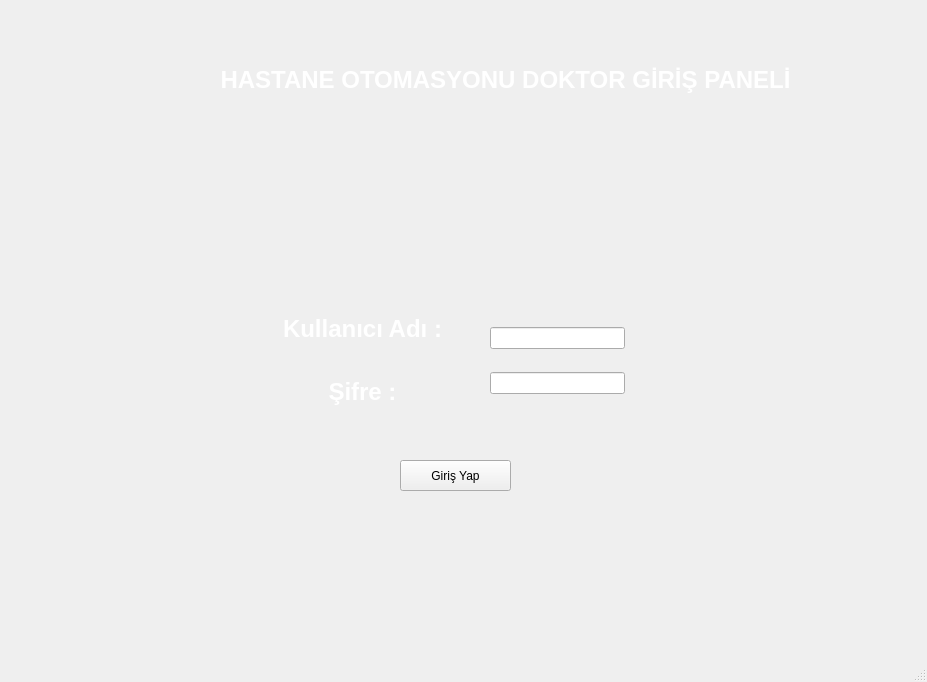
<?xml version="1.0" encoding="UTF-8"?>
<ui version="4.0">
 <class>MainWindow</class>
 <widget class="QMainWindow" name="MainWindow">
  <property name="geometry">
   <rect>
    <x>0</x>
    <y>0</y>
    <width>927</width>
    <height>682</height>
   </rect>
  </property>
  <property name="windowTitle">
   <string>MainWindow</string>
  </property>
  <widget class="QWidget" name="centralwidget">
   <widget class="QLabel" name="label">
    <property name="geometry">
     <rect>
      <x>0</x>
      <y>-30</y>
      <width>931</width>
      <height>701</height>
     </rect>
    </property>
    <property name="text">
     <string/>
    </property>
    <property name="pixmap">
     <pixmap>5c4bd40a58fe131cf068arkaplan2.png</pixmap>
    </property>
    <property name="scaledContents">
     <bool>true</bool>
    </property>
   </widget>
   <widget class="QLabel" name="label_2">
    <property name="geometry">
     <rect>
      <x>40</x>
      <y>30</y>
      <width>131</width>
      <height>111</height>
     </rect>
    </property>
    <property name="text">
     <string/>
    </property>
    <property name="pixmap">
     <pixmap>20200316220122!Saglikbakanligi_logo (2).png</pixmap>
    </property>
    <property name="scaledContents">
     <bool>true</bool>
    </property>
   </widget>
   <widget class="QLabel" name="label_3">
    <property name="geometry">
     <rect>
      <x>180</x>
      <y>60</y>
      <width>651</width>
      <height>41</height>
     </rect>
    </property>
    <property name="text">
     <string>&lt;html&gt;&lt;head/&gt;&lt;body&gt;&lt;p align=&quot;center&quot;&gt;&lt;span style=&quot; font-size:18pt; font-weight:600; color:#ffffff;&quot;&gt;HASTANE OTOMASYONU DOKTOR GİRİŞ PANELİ&lt;/span&gt;&lt;/p&gt;&lt;/body&gt;&lt;/html&gt;</string>
    </property>
   </widget>
   <widget class="QLabel" name="label_4">
    <property name="geometry">
     <rect>
      <x>190</x>
      <y>190</y>
      <width>541</width>
      <height>341</height>
     </rect>
    </property>
    <property name="text">
     <string/>
    </property>
    <property name="pixmap">
     <pixmap>Adsız.png</pixmap>
    </property>
    <property name="scaledContents">
     <bool>true</bool>
    </property>
   </widget>
   <widget class="QWidget" name="layoutWidget">
    <property name="geometry">
     <rect>
      <x>280</x>
      <y>300</y>
      <width>165</width>
      <height>121</height>
     </rect>
    </property>
    <layout class="QVBoxLayout" name="verticalLayout">
     <item>
      <widget class="QLabel" name="label_5">
       <property name="text">
        <string>&lt;html&gt;&lt;head/&gt;&lt;body&gt;&lt;p align=&quot;center&quot;&gt;&lt;span style=&quot; font-size:18pt; font-weight:600; color:#ffffff;&quot;&gt;Kullanıcı Adı :&lt;/span&gt;&lt;/p&gt;&lt;/body&gt;&lt;/html&gt;</string>
       </property>
      </widget>
     </item>
     <item>
      <widget class="QLabel" name="label_6">
       <property name="text">
        <string>&lt;html&gt;&lt;head/&gt;&lt;body&gt;&lt;p align=&quot;center&quot;&gt;&lt;span style=&quot; font-size:18pt; font-weight:600; color:#ffffff;&quot;&gt;Şifre :&lt;/span&gt;&lt;/p&gt;&lt;/body&gt;&lt;/html&gt;</string>
       </property>
      </widget>
     </item>
    </layout>
   </widget>
   <widget class="QPushButton" name="btndoktorgiris">
    <property name="geometry">
     <rect>
      <x>400</x>
      <y>460</y>
      <width>111</width>
      <height>31</height>
     </rect>
    </property>
    <property name="text">
     <string>Giriş Yap</string>
    </property>
   </widget>
   <widget class="QWidget" name="layoutWidget_2">
    <property name="geometry">
     <rect>
      <x>490</x>
      <y>310</y>
      <width>135</width>
      <height>101</height>
     </rect>
    </property>
    <layout class="QVBoxLayout" name="verticalLayout_2">
     <item>
      <widget class="QLineEdit" name="lnedoktorkulladi"/>
     </item>
     <item>
      <widget class="QLineEdit" name="lnedoktorsifre">
       <property name="echoMode">
        <enum>QLineEdit::Password</enum>
       </property>
      </widget>
     </item>
    </layout>
   </widget>
  </widget>
  <widget class="QMenuBar" name="menubar">
   <property name="geometry">
    <rect>
     <x>0</x>
     <y>0</y>
     <width>927</width>
     <height>21</height>
    </rect>
   </property>
  </widget>
  <widget class="QStatusBar" name="statusbar"/>
 </widget>
 <resources/>
 <connections/>
</ui>
